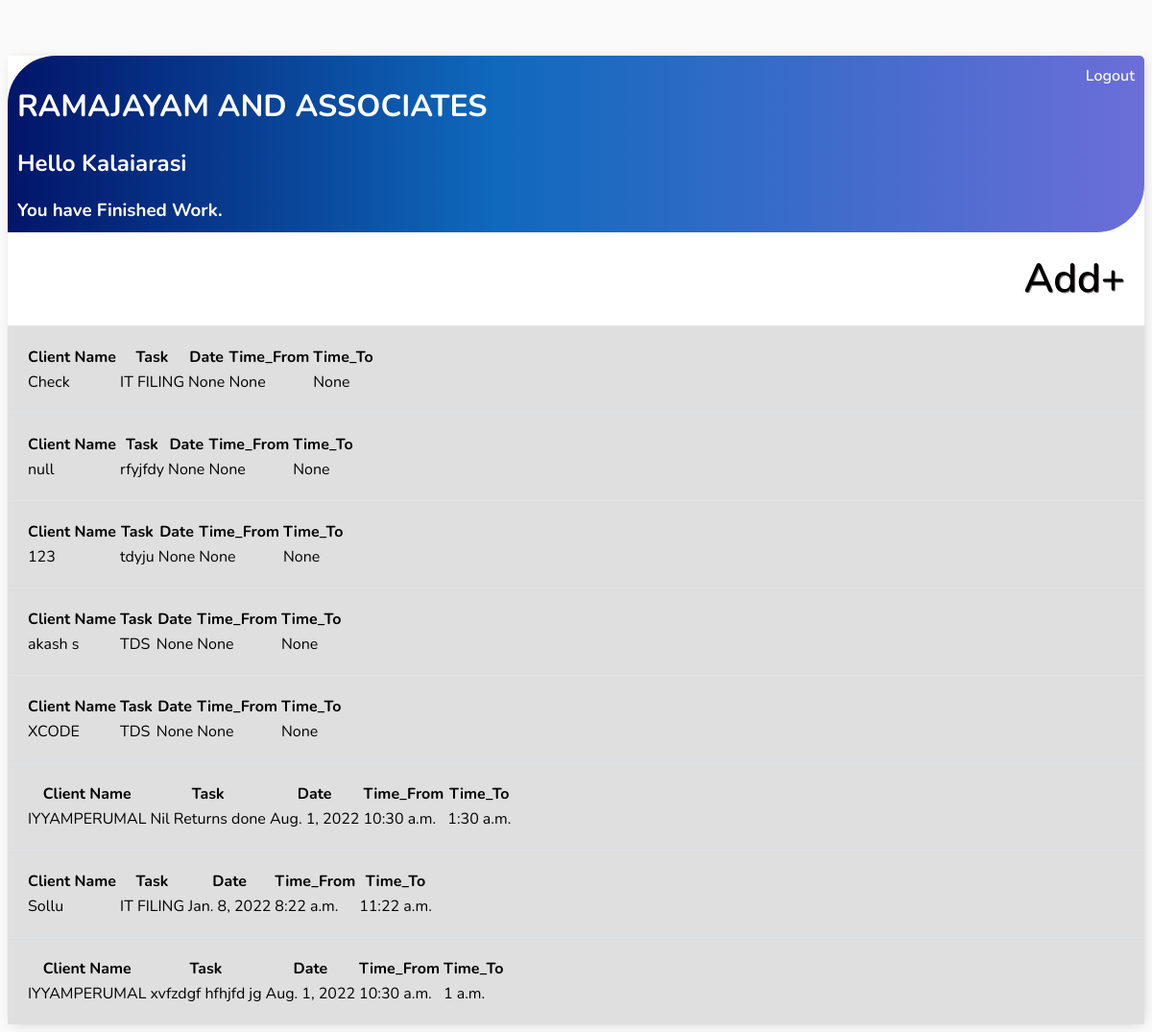
The page / (signed in) on the database its author committed.
### base/models.py (models this page shows)
class Task(models.Model):
    user = models.ForeignKey(User, on_delete=models.CASCADE, null=True, blank=True)
    clientname = models.CharField(max_length=200)
    task = models.TextField(null=True, blank=True)
    date = models.DateField(null=True)
    time_from = models.TimeField(null=True)
    time_to = models.TimeField(null=True)
    created = models.DateTimeField(auto_now_add=True)
    def __str__(self):
        return self.clientname
    class Meta:
        order_with_respect_to = 'user'

### base/views.py (the view)
# urls.py: path('', TaskList.as_view(), name='tasks'),
class TaskList(LoginRequiredMixin, ListView):
    model = Task
    context_object_name = 'tasks'
    def get_context_data(self, **kwargs):
        context = super().get_context_data(**kwargs)
        context['tasks'] = context['tasks'].filter(user=self.request.user)
        return context

### base/templates/base/task_list.html (shortened to what this page needs)
{% extends 'base/main.html' %} {% block content %}
<div class="header-bar">
    <div>
        <center><h1>RAMAJAYAM AND ASSOCIATES</h1></center>
        <h2>Hello {{request.user|title}}</h2>
        <h3 style="margin:0">You have Finished Work{{ count|pluralize:"s" }}.</h3>
    </div>
    {% if request.user.is_authenticated %}
    <a href="{% url 'logout' %}">Logout</a> {% else %}
    <a href="{% url 'login' %}">Login</a> {% endif %}
    </div>
<div id="search-add-wrapper">
    {% if tasks|length > 0 %}
    <a id="add-link" href="{% url 'task-create' %}">Add&#x2b;</a>
    {% endif %}
</div>
<div id="tasklist" class="task-items-wrapper">
    {% for task in tasks %}
    <div class="task-wrapper" data-position="{{task.pk}}">
        <div class="task-title">
            {% if task.complete %}
            {% else %}
            <table class="table table-success table-striped">
                <thead>
                    <tr>
                        <th scope="col">Client Name</th>
                        <th scope="col">Task</th>
                        <th scope="col">Date</th>
                        <th scope="col">Time_From</th>
                        <th scope="col">Time_To</th>
                    </tr>
                </thead>
                <tbody>
                    <tr>
                        <td scope="row">{{ task.clientname }}</td>
                        <td scope="row">{{ task.task }}</td>
                        <td scope="row">{{ task.date }}</td>
                        <td scope="row">{{ task.time_from }}</td>
                        <td scope="row">{{ task.time_to }}</td>
                    </tr>
                </tbody>
            </table>
            {% endif %}
        </div>
    </div>
    {% empty %}
    <div style="text-align: center; padding-bottom: 10px; line-height: 1em;">
        <h3>No Works are Inserted.</h3>
        <h3>Start your worklist here <a style="text-decoration: none; color: #fd0602;" href="{% url 'task-create' %}">New Work</a> ! </h3>
    </div>
    {% endfor %}
</div>
{% endblock content %}

### base/templates/base/main.html (shortened to what this page needs)
<!DOCTYPE html>
<html lang="en">
<head>
</head>
<body>
    <div class="container">
        {% block content %} {% endblock content %}
    </div>
</body>
</html>

### base/templates/base/main.html (style rules this page uses)
body { background-color: #FAFAFA; font-family: 'Nunito', sans-serif; padding-top: 50px; }
h1, h2, h3, h4, h5, h6, { font-family: 'Raleway', sans-serif; }
a, p { color: #4b5156 }
a { font-weight: 600; }
.container { max-width: 1200px; margin: auto; background-color: #fff; -webkit-box-shadow: 2px 2px 13px -4px rgba(0, 0, 0, 0.21); box-shadow: 2px 2px 13px -4px rgba(0, 0, 0, 0.21); }
.header-bar { display: flex; justify-content: space-between; color: #fff; padding: 10px; border-radius: 50px 5px 50px 0; background: linear-gradient(90deg, #021569 0%, #0f69bd 43%, #6c6ed8 100%); }
.header-bar a { color: rgb(247, 247, 247); text-decoration: none; }
.task-wrapper { display: flex; align-items: center; justify-content: space-between; background-color: rgb(223, 223, 223); border-top: 1px solid #dfe4ea; overflow: hidden; }
.task-title { display: flex; padding: 18px; }
#add-link { color: #000000; text-decoration: none; font-size: 42px; text-shadow: 1px 1px #807a79; }
#search-add-wrapper { display: flex; justify-content: space-between; align-items: center; padding: 20px; }
::placeholder { font-weight: 300; opacity: 0.5; }

### rows shown on the page
Task: clientname "Check", task "IT FILING", date "None", time_from "None", time_to "None"
Task: clientname "null", task "rfyjfdy", date "None", time_from "None", time_to "None"
Task: clientname "123", task "tdyju", date "None", time_from "None", time_to "None"
Task: clientname "akash s", task "TDS", date "None", time_from "None", time_to "None"
Task: clientname "XCODE", task "TDS", date "None", time_from "None", time_to "None"
Task: clientname "IYYAMPERUMAL", task "Nil Returns done", date "Aug. 1, 2022", time_from "10:30 a.m.", time_to "1:30 a.m."
Task: clientname "Sollu", task "IT FILING", date "Jan. 8, 2022", time_from "8:22 a.m.", time_to "11:22 a.m."
Task: clientname "IYYAMPERUMAL", task "xvfzdgf hfhjfd jg", date "Aug. 1, 2022", time_from "10:30 a.m.", time_to "1 a.m."

### other values the page prints
{{ request.user|title }} "Kalaiarasi"
